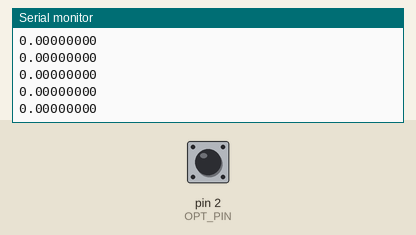
Recording of a sketch running on a simulated Arduino Uno, built with avr-gcc and run on an emulated ATmega328P. Shown: the last lines printed to the serial monitor. The test bench sets the inputs (shaded band); at power-on: pin 2 (OPT_PIN) HIGH.

Above: at 1.2 s.
1.3 s: pin 2 (OPT_PIN) pulled LOW for 1 s
At 2.42 s:
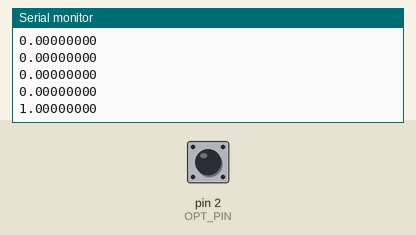
3.8 s: pin 2 (OPT_PIN) pulled LOW for 3.2 s
At 7.12 s:
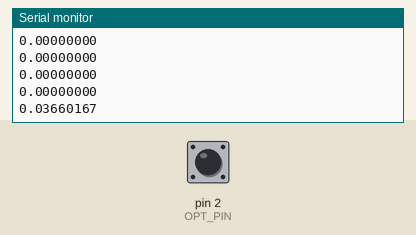
Timing chart, 0 to 8.6 s (numbered marks = the images above; inputs shaded):
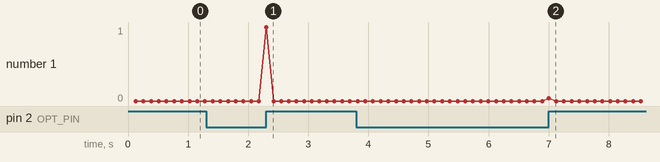

The sketch:

dimmer_read.ino
```cpp
const int OPT_PIN = 2;

volatile unsigned long zeroCrossUs = 0;
volatile unsigned long fireUs = 0;
volatile bool newReading = false;
unsigned long lastReadingMs = 0;

//const unsigned long TIMEOUT_MS = 50;  // ~3 cycles at 60Hz
const unsigned long TIMEOUT_MS = 20;  // ~3 cycles at 60Hz

unsigned int num_cycles = 0;
unsigned long last_reset = 0;

const unsigned long ZERO_BRIGHTNESS_NS = 1688220;
const unsigned long FULL_BRIGHTNESS_NS = 5944310;

void onAcChange() {
  if (digitalRead(OPT_PIN) == HIGH) {
    zeroCrossUs = micros();
    newReading = true;
  } else {
    fireUs = micros();
  }
}

void setup() {
  Serial.begin(115200);
  pinMode(OPT_PIN, INPUT_PULLUP);
  attachInterrupt(digitalPinToInterrupt(OPT_PIN), onAcChange, CHANGE);
}

void loop() {
  if (newReading) {
    newReading = false;
    lastReadingMs = millis();

    if (zeroCrossUs < fireUs) return;

    unsigned long onTimeUs = zeroCrossUs - fireUs;
    num_cycles ++;

    float brightness = constrain( ((float)onTimeUs*1000 - ZERO_BRIGHTNESS_NS)/(FULL_BRIGHTNESS_NS-ZERO_BRIGHTNESS_NS), 0.0f, 1.0f);
    if (num_cycles > 5) {
        Serial.print(brightness, 8);
        Serial.println("");
        num_cycles = 0;
    }

  } else if (millis() - lastReadingMs > TIMEOUT_MS) {
    lastReadingMs = millis();  // reset to avoid spamming
    zeroCrossUs = micros();
    fireUs = zeroCrossUs;
    newReading = true;
  }
}
```

Measured:
- after the input at 1.3 s, the serial monitor: prints a new line after 1.0 s (image 1)
- after the input at 3.8 s, the serial monitor: prints a new line after 3.2 s (image 2)
